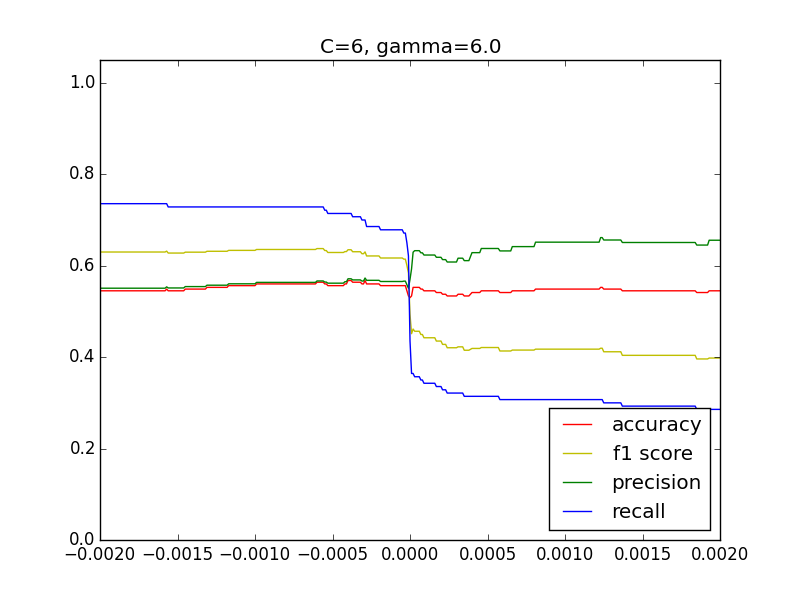

This figure's Python source:
import sys
import pdb
import logging
import time
import numpy as np
from sklearn import svm, metrics
import matplotlib.pyplot as plt
from pprint import pprint # print beautifully

TRAIN_SIZE = 250
THRESHOLD_RANGE = 0.002
THRESHOLD_SLOT = 0.00001

def threshold_array(start, end, dist):
  thresholds = []
  i = float(start)
  while i <= float(end+dist):
    thresholds.append(float(i))
    i += float(dist)
  return thresholds

def predict(clf, xs, ys):
  clf.fit(xs[:TRAIN_SIZE], ys[:TRAIN_SIZE])

  logging.info("current time %s" % time.strftime("%c") )
  logging.info("support vectors:")
  logging.info(clf.support_vectors_)
  # logging.info("indices of support vectors:")
  # logging.info(clf.support_)
  # logging.info("classes:")
  # logging.info(clf.classes_)
  logging.info("number of support vectors for each class: " + str(clf.n_support_))
  logging.info("the importance of each vector")
  logging.info(clf.dual_coef_)
  logging.info("threshold: "+ str(clf._intercept_))

  default_threshold = clf._intercept_
  start_threshold = float(0.0 - THRESHOLD_RANGE)
  end_threshold = float(0.0 + THRESHOLD_RANGE)
  thresholds = threshold_array(start_threshold, end_threshold, THRESHOLD_SLOT)
  accuracies = []
  precisions = []
  recalls = []
  f1_scores = []

  for i in thresholds:
    clf._intercept_ = np.asarray([i]) # Modify b
    ys_predicted = clf.predict(xs[TRAIN_SIZE:]) # Predict
    # ys_predicted = clf.decision_function(xs[TRAIN_SIZE:]) # distance not normalized yet

    logging.info("predicted results:")
    logging.info(ys_predicted)
    logging.info("actual results:")
    logging.info(ys[TRAIN_SIZE:])

    accuracy = clf.score(xs[TRAIN_SIZE:], ys[TRAIN_SIZE:])
    accuracies.append(accuracy)
    f1_score = metrics.f1_score(ys[TRAIN_SIZE:], ys_predicted, average='micro')
    f1_scores.append(f1_score)
    precision = metrics.precision_score(ys[TRAIN_SIZE:], ys_predicted)
    precisions.append(precision)
    recall = metrics.recall_score(ys[TRAIN_SIZE:], ys_predicted)
    recalls.append(recall)

    logging.info("acc: {:.2f}, pre: {:.2f}, rec: {:.2f}, b: {:.5f}".format(accuracy, precision, recall, i))

  plt.plot(thresholds, accuracies, label='accuracy', c='r')
  plt.plot(thresholds, f1_scores, label='f1 score', c='y')
  plt.plot(thresholds, precisions, label='precision', c='g')
  plt.plot(thresholds, recalls, label='recall', c='b')
  plt.plot([default_threshold, default_threshold], [0, 1.05], linestyle=':')
  #plt.xlabel('Threshold')
  plt.ylim([0.0, 1.05])
  plt.xlim([start_threshold, end_threshold])
  plt.legend(loc="lower right")

def main():
  if len(sys.argv) < 2:
    print('Please choose input file, eg. python prepare_data.py input.csv')
    exit(0)

  input_file = sys.argv[1]
  dataset = np.genfromtxt(input_file, delimiter=',', skip_header=1)

  ys = dataset[:][:,0]
  xs = dataset[:][:,1:]

  logging.basicConfig(filename='predict.log',level=logging.DEBUG, format='')

  plt.clf()

  # train model
  #plt.subplot(2,2,1)
  plt.title('C=6, gamma=6.0')

  clf = svm.SVC(kernel='rbf', C=1, gamma=10)
  predict(clf, xs, ys)

  # plt.subplot(2,2,2)
  # plt.title('C=1, gamma=0.01')

  # clf = svm.SVC(kernel='rbf', C=1, gamma=0.01, probability=True)
  # predict(clf, xs, ys)

  # plt.subplot(2,2,3)
  # plt.title('C=1, gamma=0.1')

  # clf = svm.SVC(kernel='rbf', C=1, gamma=0.1, probability=True)
  # predict(clf, xs, ys)

  # plt.subplot(2,2,4)
  # plt.title('C=1, gamma=1.0')

  # clf = svm.SVC(kernel='rbf', C=1, gamma=1.0, probability=True)
  # predict(clf, xs, ys)


  plt.show()


if __name__ == '__main__': main()
